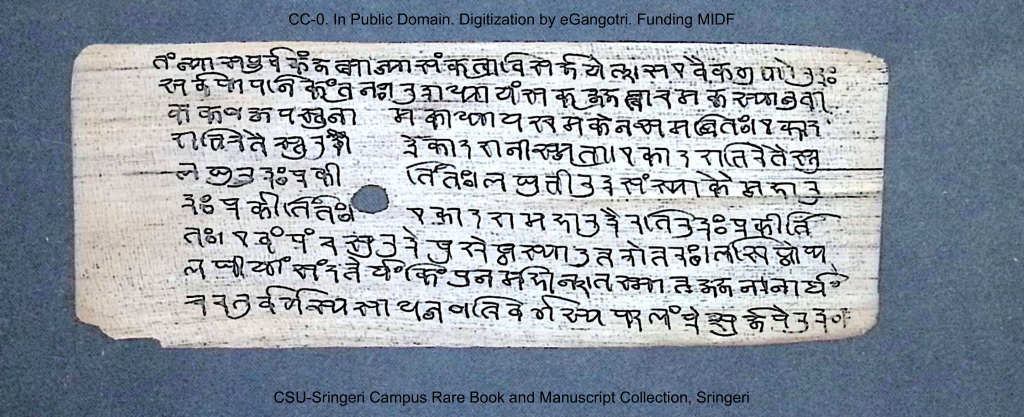
#> input picture data/test_images/sample_palmleaf.png, 2048 x 834 px (shown at 1/2 size)
$ python make_synthetic.py ../data/test_images/sample_palmleaf.png out.png
#> lines starting #> are read from the running program, lines starting #| are printed output that depends on the picture
#> further down, src is the input picture: shape (834, 2048, 3); mean B, G, R 165, 154.6, 145.5
"""Build a synthetic manuscript page that contains every target class, using real
ink crops from a sample page. Used by the tests and handy for tuning thresholds."""
import cv2
import numpy as np


def _darken_paste(canvas, patch, x, y):
    h, w = patch.shape[:2]
    roi = canvas[y:y + h, x:x + w]
    np.minimum(roi, patch[: roi.shape[0], : roi.shape[1]], out=roi)


def _flatten_bg(patch):
    """Push the crop's paper colour to white so pasting leaves no seams."""
    g = cv2.cvtColor(patch, cv2.COLOR_BGR2GRAY)
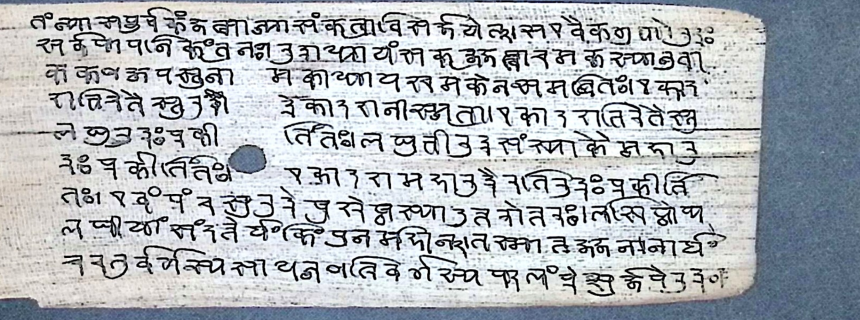
#> patch: shape (640, 1720, 3) (shown at 1/2 size); mean of channels 0, 1, 2 183.6, 178.6, 173.6; drawn as B, G, R
    bg = np.percentile(g, 80)
#> bg = 240
    scale = 255.0 / max(bg, 1)
#> scale = 1.06
    return np.clip(patch.astype(np.float32) * scale, 0, 255).astype(np.uint8)


def make_page(src_bgr, seed=0):
    rng = np.random.default_rng(seed)
    H, W = 1300, 1700
    page = np.full((H, W, 3), (214, 226, 234), np.uint8)             # paper tone
    page = cv2.add(page, rng.integers(0, 8, (H, W, 3), dtype=np.uint8))

    body = _flatten_bg(src_bgr[80:720, 245:1965])                      # 8 real text lines
    body = cv2.resize(body, (1150, int(640 * 1150 / 1720)))
    _darken_paste(page, body, 300, 300)                                # main_text

    word = _flatten_bg(src_bgr[85:160, 245:640])
#> in _flatten_bg (call 2), `g = cv2.cvtColor(patch, cv2.COLOR_BGR2GRAY)`:
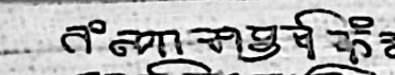
#> g: shape (75, 395); min 0, max 255, mean 182.7
#> in _flatten_bg (call 2), `bg = np.percentile(g, 80)`: bg = 230
#> in _flatten_bg (call 2), `scale = 255.0 / max(bg, 1)`: scale = 1.11
    head = cv2.resize(word, (300, 57))
    _darken_paste(page, head, 725, 120)                                # header (title)
#> page: shape (1300, 1700, 3); mean B, G, R 208.2, 217.9, 224.1

    catch = cv2.resize(_flatten_bg(src_bgr[650:720, 1700:1960]), (170, 46))
#> in _flatten_bg (call 3), `g = cv2.cvtColor(patch, cv2.COLOR_BGR2GRAY)`:
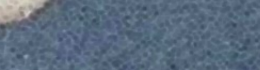
#> patch: shape (70, 260, 3); mean of channels 0, 1, 2 126.2, 107.2, 90.3; drawn as B, G, R
#> in _flatten_bg (call 3), `bg = np.percentile(g, 80)`: bg = 109
#> in _flatten_bg (call 3), `scale = 255.0 / max(bg, 1)`: scale = 2.34
    _darken_paste(page, catch, 1270, 1120)                             # footer (catchword)
#> page: shape (1300, 1700, 3); mean B, G, R 208.2, 217.9, 224

    side = _flatten_bg(src_bgr[240:400, 245:560])
#> in _flatten_bg (call 4), `g = cv2.cvtColor(patch, cv2.COLOR_BGR2GRAY)`:
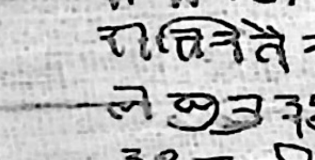
#> g: shape (160, 315); min 0, max 255, mean 191.2
#> in _flatten_bg (call 4), `bg = np.percentile(g, 80)`: bg = 227
#> in _flatten_bg (call 4), `scale = 255.0 / max(bg, 1)`: scale = 1.12
    side = cv2.resize(side, (220, 110))
    side = cv2.rotate(side, cv2.ROTATE_90_COUNTERCLOCKWISE)
#> side: shape (220, 110, 3)
    _darken_paste(page, side, 110, 450)                                # side_text (vertical marginalia)
#> call 4 of _darken_paste, with x = 110, y = 450
#> in _darken_paste (call 4), `np.minimum(roi, patch[: roi.shape[0], : roi.shape[1]], out=roi)`:
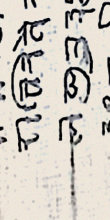
#> roi: shape (220, 110, 3); mean B, G, R 192.6, 201, 206.5
#> page: shape (1300, 1700, 3); mean B, G, R 207.9, 217.6, 223.6

    pencil = _flatten_bg(src_bgr[400:480, 900:1300]).astype(np.float32)
#> in _flatten_bg (call 5), `g = cv2.cvtColor(patch, cv2.COLOR_BGR2GRAY)`:
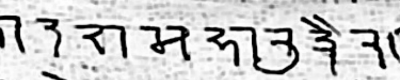
#> g: shape (80, 400); min 0, max 255, mean 203.9
#> in _flatten_bg (call 5), `bg = np.percentile(g, 80)`: bg = 246
#> in _flatten_bg (call 5), `scale = 255.0 / max(bg, 1)`: scale = 1.04
    pencil = 255 - (255 - pencil) * 0.38                               # faint grey strokes
    pencil = cv2.resize(pencil.astype(np.uint8), (260, 52))
#> pencil: shape (52, 260, 3)
    _darken_paste(page, pencil, 1300, 820)                             # filler (pencil)

    cv2.putText(page, "Acc. No. 4471  Oriental Library", (300, 1195),
                cv2.FONT_HERSHEY_SIMPLEX, 1.1, (60, 60, 60), 2, cv2.LINE_AA)  # filler (English)
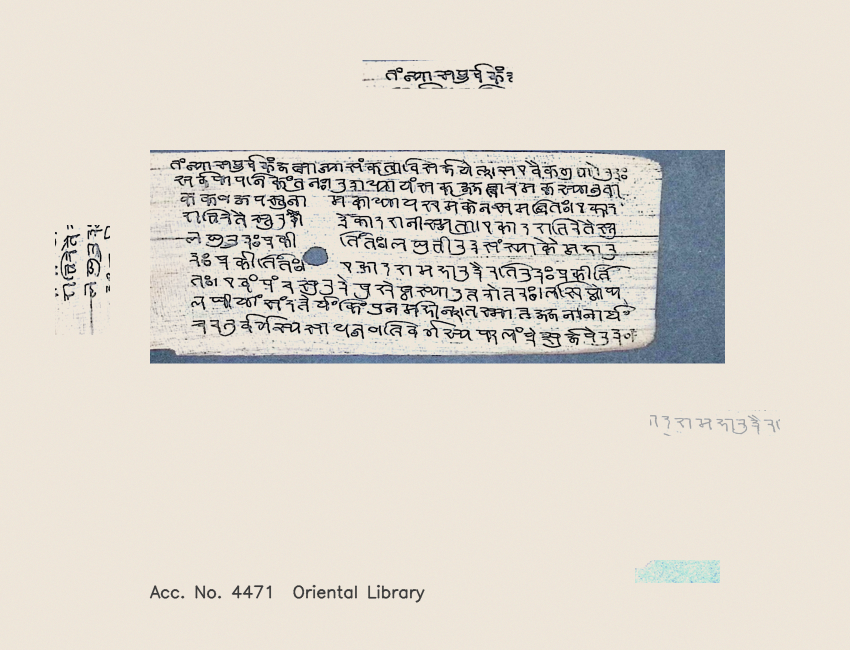
#> page: shape (1300, 1700, 3) (shown at 1/2 size); mean B, G, R 207.6, 217.3, 223.3
    return page


if __name__ == "__main__":
    import sys
    src = cv2.imread(sys.argv[1])
    cv2.imwrite(sys.argv[2], make_page(src))
